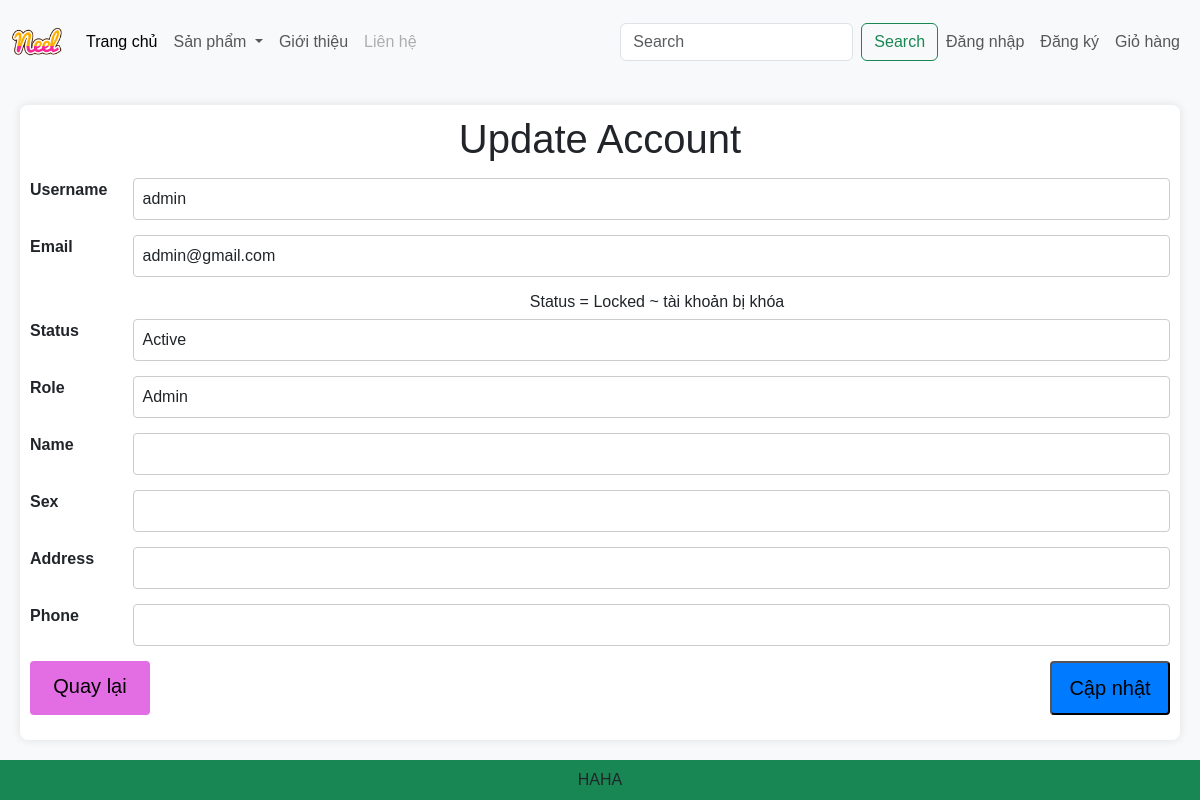
The app's page /accounts/update/2/, older data.
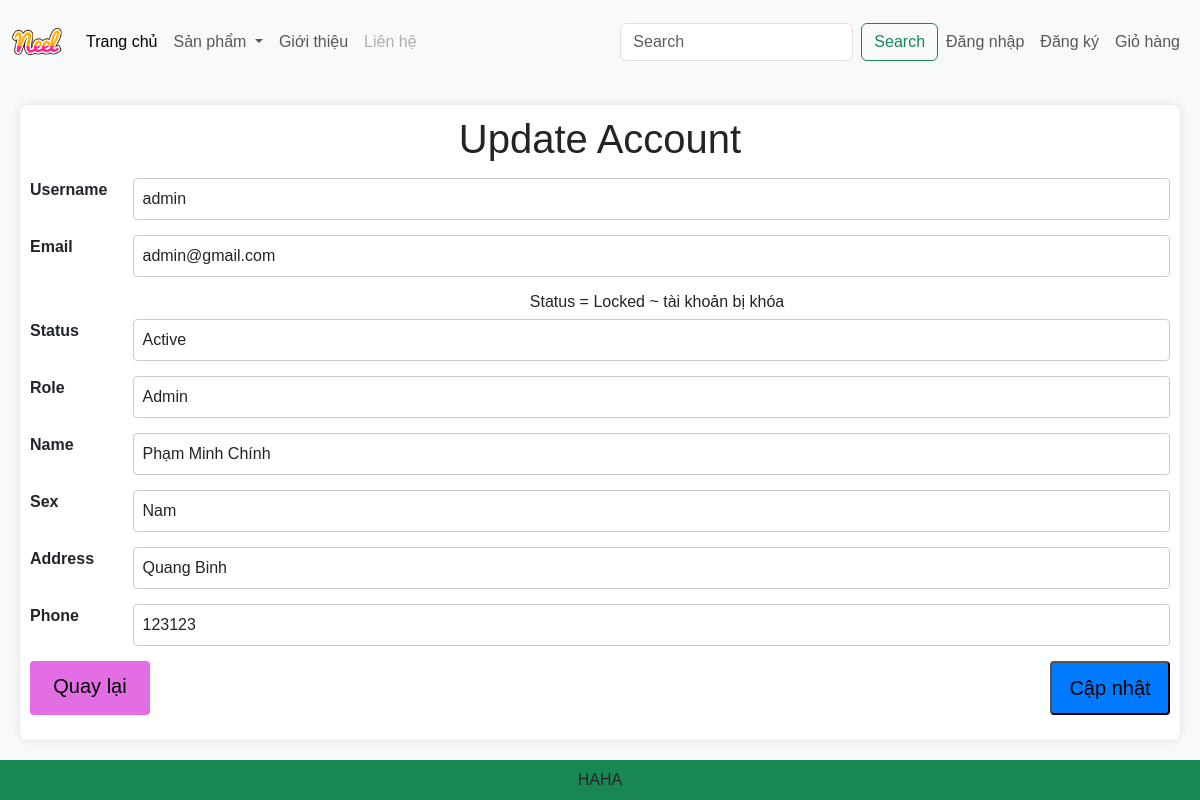
The same page, newer data.
### app/models.py (models this page shows)
class DetailAccount(models.Model):
    id = models.AutoField(primary_key=True)
    name = models.CharField(max_length=100)
    sex = models.CharField(max_length=10)
    address = models.CharField(max_length=255)
    phone = models.CharField(max_length=10)
    id_account = models.OneToOneField(Account, on_delete=models.CASCADE, related_name='detail')

### app/views.py (the view, shortened to what this page needs)
# urls.py: path('accounts/update/<int:id>/', views.account_update, name='account_update'),
def account_update(request, id):
    account = get_object_or_404(Account, id=id)
    detail_account = account.detail if hasattr(account, 'detail') else None
    context = {
        'account': account,
        'detail_account': detail_account,
    }
    return render(request, 'app/account_update.html', context)

### app/templates/app/account_update.html (shortened to what this page needs)
{% extends 'app/base.html' %}
{% load static %}
{% block account_update %}
<!doctype html>
<html lang="en">
<head>
    <link rel="stylesheet" href="{% static 'app/css/style.css' %}">
</head>
<body>
<main class="main-content">
    <div class="container">
        <h1>Update Account</h1>
        <form method="post">
            <div class="form-group">
                <label for="username">Username</label>
                <input type="text" id="username" name="username" class="form-control" value="{{ account.username }}" required>
            </div>
            <div class="form-group">
                <label for="email">Email</label>
                <input type="email" id="email" name="email" class="form-control" value="{{ account.email }}" required>
            </div>
            <h6> Status = Locked ~ tài khoản bị khóa </h6>
            <div class="form-group">
                <label for="status">Status</label>
                <select id="status" name="status" class="form-control">
                    {% for value, label in account.STATUS_CHOICES %}
                        <option value="{{ value }}" {% if account.status == value %}selected{% endif %}>{{ label }}</option>
                    {% endfor %}
                </select>
            </div>
            <div class="form-group">
                <label for="role">Role</label>
                <select id="role" name="role" class="form-control">
                    {% for value, label in account.ROLE_CHOICES %}
                        <option value="{{ value }}" {% if account.role == value %}selected{% endif %}>{{ label }}</option>
                    {% endfor %}
                </select>
            </div>
            {% if detail_account %}
                <div class="form-group">
                    <label for="name">Name</label>
                    <input type="text" id="name" name="name" class="form-control" value="{{ detail_account.name }}" required>
                </div>
                <div class="form-group">
                    <label for="sex">Sex</label>
                    <input type="text" id="sex" name="sex" class="form-control" value="{{ detail_account.sex }}" required>
                </div>
                <div class="form-group">
                    <label for="address">Address</label>
                    <input type="text" id="address" name="address" class="form-control" value="{{ detail_account.address }}" required>
                </div>
                <div class="form-group">
                    <label for="phone">Phone</label>
                    <input type="text" id="phone" name="phone" class="form-control" value="{{ detail_account.phone }}" required>
                </div>
            {% else %}
                <div class="form-group">
                    <label for="name">Name</label>
                    <input type="text" id="name" name="name" class="form-control" required>
                </div>
                <div class="form-group">
                    <label for="sex">Sex</label>
                    <input type="text" id="sex" name="sex" class="form-control" required>
                </div>
                <div class="form-group">
                    <label for="address">Address</label>
                    <input type="text" id="address" name="address" class="form-control" required>
                </div>
                <div class="form-group">
                    <label for="phone">Phone</label>
                    <input type="text" id="phone" name="phone" class="form-control" required>
                </div>
            {% endif %}
            <div class="form-group form-group-btn">
                <a href="{% url 'account_list' %}" class="btn-back btn-account-retail">Quay lại</a>
                <button type="submit" class="btn-account-retail btn-primary">Cập nhật</button>
            </div>
        </form>
    </div>
</main>
</body>
</html>
{% endblock account_update %}

Row changes from the older to the newer data that the page shows:
added DetailAccount: name "Phạm Minh Chính", sex "Nam", address "Quang Binh", phone "123123"
